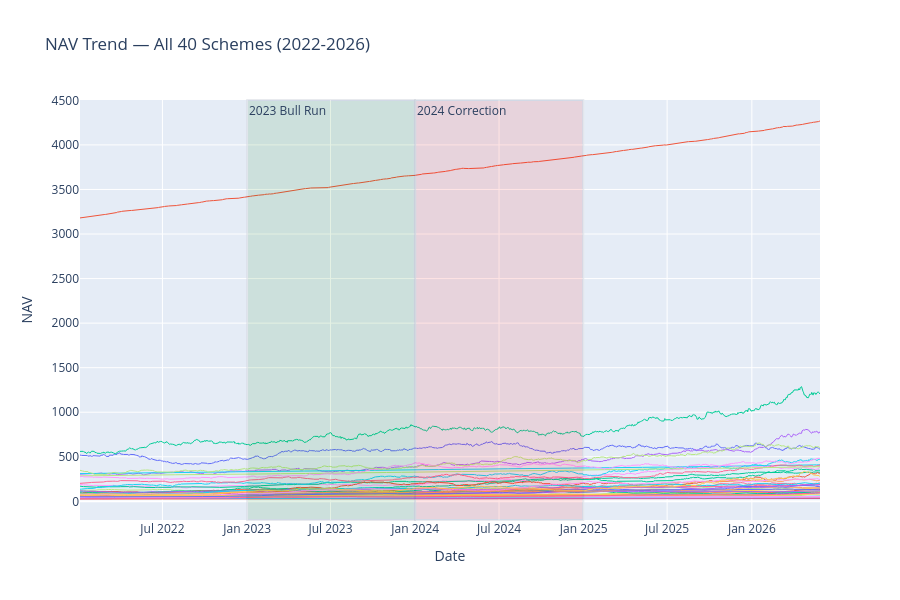

The notebook cell saved with this chart:
### Code cell
import plotly.graph_objects as go

fig = go.Figure()

for code in nav['amfi_code'].unique():
    fund_data = nav[nav['amfi_code'] == code]
    fig.add_trace(go.Scatter(
        x=fund_data['date'], 
        y=fund_data['nav'],
        mode='lines',
        name=str(code),
        line=dict(width=1)
    ))

# Highlight 2023 bull run
fig.add_vrect(
    x0="2023-01-01", x1="2023-12-31",
    fillcolor="green", opacity=0.1,
    annotation_text="2023 Bull Run", annotation_position="top left"
)

# Highlight 2024 correction
fig.add_vrect(
    x0="2024-01-01", x1="2024-12-31",
    fillcolor="red", opacity=0.1,
    annotation_text="2024 Correction", annotation_position="top left"
)

fig.update_layout(
    title="NAV Trend — All 40 Schemes (2022-2026)",
    xaxis_title="Date",
    yaxis_title="NAV",
    height=600,
    showlegend=False  # 40 schemes would clutter legend
)

fig.show()
fig.write_image("C:/Users/user/mutual-fund-analytics/reports/chart1_nav_trend.png")

### Figure 1 — Plotly figure (JSON) as saved in the notebook; plotly's stock layout.template omitted (floating-point values rounded to 4 significant figures; data arrays with more than 128 entries replaced by an {"elided": "..."} marker saying what was removed)
{"data": [{"line": {"width": 1}, "mode": "lines", "name": "100016", "type": "scatter", "x": {"elided": "1608 str values"}, "y": {"elided": "1608 float values"}}, {"line": {"width": 1}, "mode": "lines", "name": "100025", "type": "scatter", "x": {"elided": "1608 str values"}, "y": {"elided": "1608 float values"}}, {"line": {"width": 1}, "mode": "lines", "name": "100033", "type": "scatter", "x": {"elided": "1608 str values"}, "y": {"elided": "1608 float values"}}, {"line": {"width": 1}, "mode": "lines", "name": "101206", "type": "scatter", "x": {"elided": "1608 str values"}, "y": {"elided": "1608 float values"}}, {"line": {"width": 1}, "mode": "lines", "name": "101207", "type": "scatter", "x": {"elided": "1608 str values"}, "y": {"elided": "1608 float values"}}, {"line": {"width": 1}, "mode": "lines", "name": "101208", "type": "scatter", "x": {"elided": "1608 str values"}, "y": {"elided": "1608 float values"}}, {"line": {"width": 1}, "mode": "lines", "name": "102885", "type": "scatter", "x": {"elided": "1608 str values"}, "y": {"elided": "1608 float values"}}, {"line": {"width": 1}, "mode": "lines", "name": "102886", "type": "scatter", "x": {"elided": "1608 str values"}, "y": {"elided": "1608 float values"}}, {"line": {"width": 1}, "mode": "lines", "name": "102887", "type": "scatter", "x": {"elided": "1608 str values"}, "y": {"elided": "1608 float values"}}, {"line": {"width": 1}, "mode": "lines", "name": "118632", "type": "scatter", "x": {"elided": "1608 str values"}, "y": {"elided": "1608 float values"}}, {"line": {"width": 1}, "mode": "lines", "name": "118633", "type": "scatter", "x": {"elided": "1608 str values"}, "y": {"elided": "1608 float values"}}, {"line": {"width": 1}, "mode": "lines", "name": "118634", "type": "scatter", "x": {"elided": "1608 str values"}, "y": {"elided": "1608 float values"}}, {"line": {"width": 1}, "mode": "lines", "name": "118635", "type": "scatter", "x": {"elided": "1608 str values"}, "y": {"elided": "1608 float values"}}, {"line": {"width": 1}, "mode": "lines", "name": "118636", "type": "scatter", "x": {"elided": "1608 str values"}, "y": {"elided": "1608 float values"}}, {"line": {"width": 1}, "mode": "lines", "name": "119092", "type": "scatter", "x": {"elided": "1608 str values"}, "y": {"elided": "1608 float values"}}, {"line": {"width": 1}, "mode": "lines", "name": "119093", "type": "scatter", "x": {"elided": "1608 str values"}, "y": {"elided": "1608 float values"}}, {"line": {"width": 1}, "mode": "lines", "name": "119094", "type": "scatter", "x": {"elided": "1608 str values"}, "y": {"elided": "1608 float values"}}, {"line": {"width": 1}, "mode": "lines", "name": "119095", "type": "scatter", "x": {"elided": "1608 str values"}, "y": {"elided": "1608 float values"}}, {"line": {"width": 1}, "mode": "lines", "name": "119120", "type": "scatter", "x": {"elided": "1608 str values"}, "y": {"elided": "1608 float values"}}, {"line": {"width": 1}, "mode": "lines", "name": "119551", "type": "scatter", "x": {"elided": "1608 str values"}, "y": {"elided": "1608 float values"}}, {"line": {"width": 1}, "mode": "lines", "name": "119552", "type": "scatter", "x": {"elided": "1608 str values"}, "y": {"elided": "1608 float values"}}, {"line": {"width": 1}, "mode": "lines", "name": "119598", "type": "scatter", "x": {"elided": "1608 str values"}, "y": {"elided": "1608 float values"}}, {"line": {"width": 1}, "mode": "lines", "name": "119599", "type": "scatter", "x": {"elided": "1608 str values"}, "y": {"elided": "1608 float values"}}, {"line": {"width": 1}, "mode": "lines", "name": "120503", "type": "scatter", "x": {"elided": "1608 str values"}, "y": {"elided": "1608 float values"}}, {"line": {"width": 1}, "mode": "lines", "name": "120504", "type": "scatter", "x": {"elided": "1608 str values"}, "y": {"elided": "1608 float values"}}, {"line": {"width": 1}, "mode": "lines", "name": "120505", "type": "scatter", "x": {"elided": "1608 str values"}, "y": {"elided": "1608 float values"}}, {"line": {"width": 1}, "mode": "lines", "name": "120506", "type": "scatter", "x": {"elided": "1608 str values"}, "y": {"elided": "1608 float values"}}, {"line": {"width": 1}, "mode": "lines", "name": "120507", "type": "scatter", "x": {"elided": "1608 str values"}, "y": {"elided": "1608 float values"}}, {"line": {"width": 1}, "mode": "lines", "name": "120841", "type": "scatter", "x": {"elided": "1608 str values"}, "y": {"elided": "1608 float values"}}, {"line": {"width": 1}, "mode": "lines", "name": "120842", "type": "scatter", "x": {"elided": "1608 str values"}, "y": {"elided": "1608 float values"}}, {"line": {"width": 1}, "mode": "lines", "name": "120843", "type": "scatter", "x": {"elided": "1608 str values"}, "y": {"elided": "1608 float values"}}, {"line": {"width": 1}, "mode": "lines", "name": "120844", "type": "scatter", "x": {"elided": "1608 str values"}, "y": {"elided": "1608 float values"}}, {"line": {"width": 1}, "mode": "lines", "name": "125497", "type": "scatter", "x": {"elided": "1608 str values"}, "y": {"elided": "1608 float values"}}, {"line": {"width": 1}, "mode": "lines", "name": "125498", "type": "scatter", "x": {"elided": "1608 str values"}, "y": {"elided": "1608 float values"}}, {"line": {"width": 1}, "mode": "lines", "name": "148567", "type": "scatter", "x": {"elided": "1608 str values"}, "y": {"elided": "1608 float values"}}, {"line": {"width": 1}, "mode": "lines", "name": "148568", "type": "scatter", "x": {"elided": "1608 str values"}, "y": {"elided": "1608 float values"}}, {"line": {"width": 1}, "mode": "lines", "name": "148569", "type": "scatter", "x": {"elided": "1608 str values"}, "y": {"elided": "1608 float values"}}, {"line": {"width": 1}, "mode": "lines", "name": "149322", "type": "scatter", "x": {"elided": "1608 str values"}, "y": {"elided": "1608 float values"}}, {"line": {"width": 1}, "mode": "lines", "name": "149323", "type": "scatter", "x": {"elided": "1608 str values"}, "y": {"elided": "1608 float values"}}, {"line": {"width": 1}, "mode": "lines", "name": "149324", "type": "scatter", "x": {"elided": "1608 str values"}, "y": {"elided": "1608 float values"}}], "layout": {"annotations": [{"showarrow": false, "text": "2023 Bull Run", "x": "2023-01-01", "xanchor": "left", "xref": "x", "y": 1, "yanchor": "top", "yref": "y domain"}, {"showarrow": false, "text": "2024 Correction", "x": "2024-01-01", "xanchor": "left", "xref": "x", "y": 1, "yanchor": "top", "yref": "y domain"}], "height": 600, "shapes": [{"fillcolor": "green", "opacity": 0.1, "type": "rect", "x0": "2023-01-01", "x1": "2023-12-31", "xref": "x", "y0": 0, "y1": 1, "yref": "y domain"}, {"fillcolor": "red", "opacity": 0.1, "type": "rect", "x0": "2024-01-01", "x1": "2024-12-31", "xref": "x", "y0": 0, "y1": 1, "yref": "y domain"}], "showlegend": false, "title": {"text": "NAV Trend — All 40 Schemes (2022-2026)"}, "xaxis": {"title": {"text": "Date"}}, "yaxis": {"title": {"text": "NAV"}}}}
